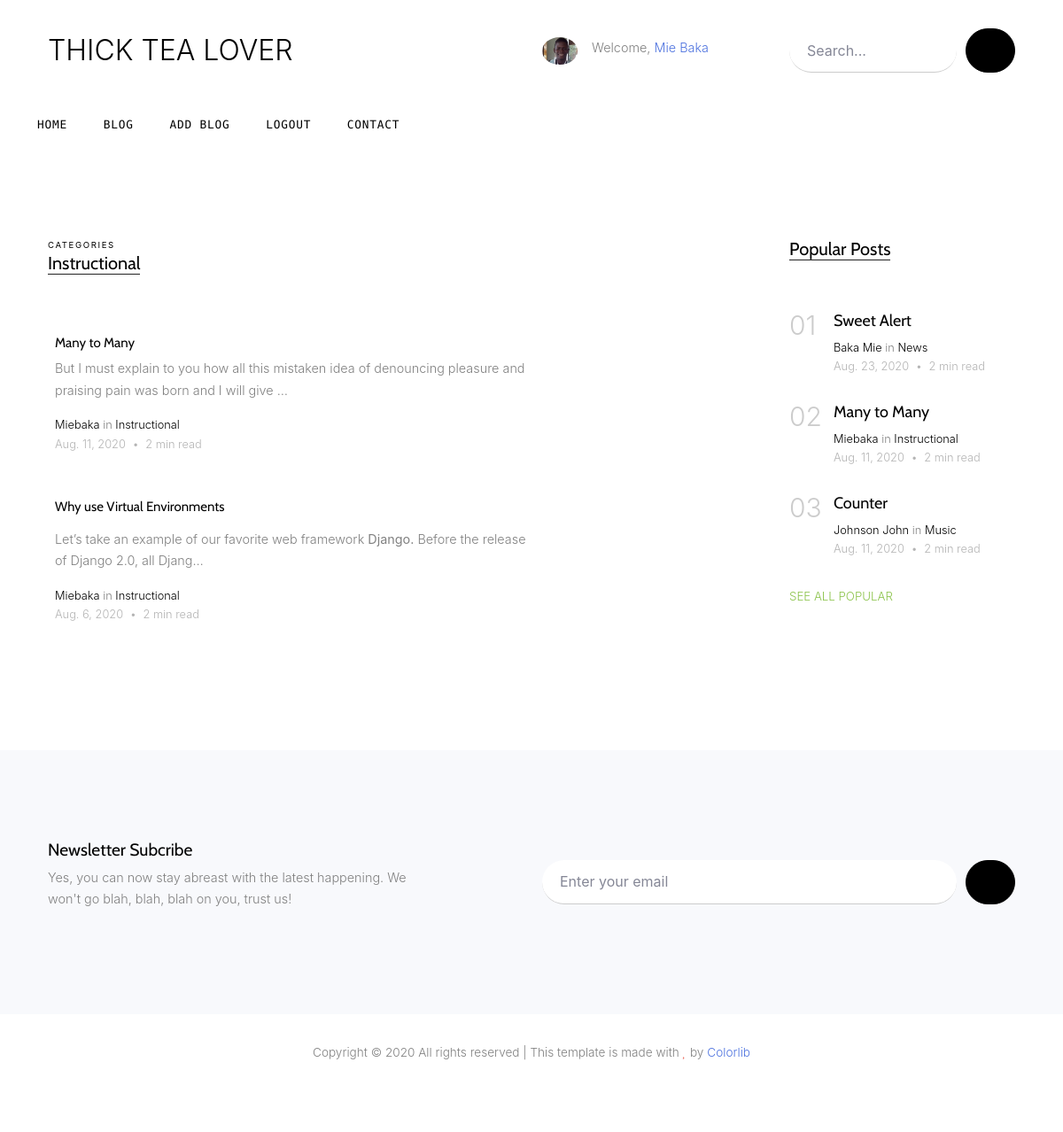
Screenshot of /articles_list/Instructional/ (signed in) with the database file from the repository.
### blog/models.py (models this page shows, shortened)
class Profile(models.Model):
    user = models.OneToOneField(User, null=True, on_delete=models.CASCADE)
    email_confirmed = models.BooleanField(default=False)
    number_of_post = models.IntegerField(null=True)
    number_of_views = models.IntegerField(null=True, default=0)
    profile_complete = models.BooleanField(null=True, default=False)
    birth_date = models.DateField(null=True , blank=True)
    bio = models.TextField(max_length=200 , null=True, blank=True)
    sex = models.CharField(max_length=6 , null=True, blank=True)
    location = models.CharField(max_length=30 , choices=COUNTRY, null=True, blank=True)
    cover_image = models.ImageField(default='default_image.jpg', null=True, upload_to='profile/images/')
    linkedin = models.URLField(max_length=80, null=True)
    twitter = models.URLField(max_length=80, null=True)
    github = models.URLField(max_length=80, null=True)
    whatsapp = models.URLField(null=True)
    visibility = models.BooleanField(null=True, default=False)

class Category(models.Model):
    name = models.CharField(max_length=20, unique=True)
    added_by = models.ForeignKey(User, null=True, on_delete = models.CASCADE)
    created_on = models.DateTimeField(auto_now_add=True, null=True)

class Post(models.Model):
    author = models.ForeignKey(User, null = True, on_delete = models.SET_NULL, related_name='publisher')
    title = models.CharField(max_length=30, verbose_name="Post title")
    slug = models.SlugField(unique=True, max_length=100, null=True)
    body = RichTextUploadingField()
    created_on = models.DateTimeField(auto_now_add=True)
    cover_image = models.ImageField(default='teadefault.jpg', upload_to='images/')
    last_modified = models.DateTimeField(auto_now=True, blank=True)
    published_flag = models.BooleanField(null=True, default=False)
    status = models.CharField(max_length=7, null=True)
    number_of_comments = models.IntegerField(null=True)
    favorite = models.BooleanField(null=True)
    read_duration = models.IntegerField(null=True, default=3)
    number_of_views = models.IntegerField(null=True, default=0)
    new_tag = models.ManyToManyField('Tags', related_name='tag')
    categories = models.ManyToManyField('Category', related_name='posts')
    approved_by = models.ForeignKey(User, null=True, on_delete=models.SET_NULL, related_name='approval_officer' )

### blog/views.py (the view)
# urls.py: path("articles_list/<category>/", views.blog_category, name="blog_category"),
def blog_category(request, category):
    post = Post.objects.filter(categories__name__contains=category).order_by(
        "-created_on")
    popular_post = Post.objects.filter(published_flag=True, status='Ready').order_by("-number_of_views")[:4]
    page = request.GET.get('page', 1)
    paginator = Paginator(post, 3)
    try:
        posts = paginator.page(page)
    except PageNotAnInteger:
        posts = paginator.page(1)
    except EmptyPage:
        posts = paginator.page(paginator.num_pages)
    context = {
            "category": category,
            "posts": posts,
            "popular_post": popular_post
    }
    return render(request, "blog_category.html", context)

### blog/templates/blog_category.html (shortened to what this page needs)
{% extends "base.html" %}
{% block page_content %}
<div class="site-section">
    <div class="container">
        <div class="row">
            <div class="col-lg-9">
                <div class="section-title">
                    <span class="caption d-block small">Categories</span>
                    <h2>{% block head_title %} {{ category }} {% endblock %}</h2>
                </div>
                {% for post in posts %}
                <div class="post-entry-2 d-flex">
                    <div class="thumbnail order-md-2" style="background-image: url('{{ post.cover_image.url }}')">
                    </div>
                    <div class="contents order-md-1 pl-2">
                        <h2><a href="{% url 'blog:blog_detail' slug=post.slug %}">{{ post.title }}</a></h2>
                        <p class="mb-3">{{ post.body | truncatechars_html:120  | safe }}</p>
                        <div class="post-meta">
                            <span class="d-block">
                                <a href="{% url 'blog:blog_author' post.author %}">
                                    {{ post.author.first_name }}</a>
                                in
                                {% for category in post.categories.all %}
                                <a href="{% url 'blog:blog_category' category.name %}">{{ category.name }}</a>
                                {% endfor %}
                            </span>
                            <span class="date-read">{{ post.created_on.date }} <span class="mx-1">&bullet;</span>
                                {{ post.read_duration }} min
                                read
                                {% if post.favorite %}
                                <span class="icon-star2"></span>
                                {% endif %}
                        </div>
                    </div>
                </div>
                {% endfor %}
            </div>
            <div class="col-lg-3">
                {% if popular_post %}
                <div class="section-title">
                    <h2>Popular Posts</h2>
                </div>
                {% endif %}
                {% for Popular in popular_post %}
                <div class="trend-entry d-flex">
                    <div class="number align-self-start">0{{forloop.counter}}</div>
                    <div class="trend-contents">
                        <h2><a href="{% url 'blog:blog_detail' slug=Popular.slug %}">{{ Popular.title}}</a></h2>
                        <div class="post-meta">
                            <span class="d-block">
                                <a href="{% url 'blog:blog_author' Popular.author %}">{{ Popular.author.last_name }}
                                    {{ Popular.author.first_name }}</a>
                                in
                                {% for category in Popular.categories.all %}
                                <a href="{% url 'blog:blog_category' category.name %}">{{ category.name }}</a>
                                {% endfor %}
                            </span>
                                <span class="date-read">{{ Popular.created_on.date }} <span class="mx-1">&bullet;</span>
                                {{ Popular.read_duration }} min read
                                {% if Popular.favorite %}
                                <span class="icon-star2"></span>
                                {% endif %}
                            </span>
                        </div>
                    </div>
                </div>
                {% endfor %}
                <p>
                    <a href="{% url 'blog:popular_views' %}" class="more">See All Popular <span class="icon-keyboard_arrow_right"></span></a>
                </p>
            </div>
        </div>
        <div class="row">
            <div class="col-lg-6">
            </div>
        </div>
    </div>
</div>
<div class="site-section subscribe bg-light">
    <div class="container">
        <form action="" modelAttribute="api" method="POST" id="add_email_news_letter"  class="row align-items-center">
            <div class="col-md-5 mr-auto">
                <h2>Newsletter Subcribe</h2>
                <p>Yes, you can now stay abreast with the latest happening.
                    We won't go blah, blah, blah on you, trust us!</p>
            </div>
            <div class="col-md-6 ml-auto">
                <div class="d-flex">
                    <input type="email" class="form-control" placeholder="Enter your email"
                        name="email_newsletter">
                    <button type="submit" class="btn btn-secondary"><span
                            class="icon-paper-plane"></span></button>
                    </div>
            </div>
        </form>
    </div>
</div>
{% endblock %}

### templates/base.html (shortened to what this page needs)
{% load static %}
<!DOCTYPE html>
<html lang="en">
<head>
  <link rel="stylesheet" href="{% static 'fonts/icomoon/style.css' %}">
  <link rel="stylesheet" href="{% static 'css/bootstrap.min.css' %}">
  <link rel="stylesheet" href="{% static 'Bootstrap_Extra/css/bootstrap-select.css' %}">
  <link rel="stylesheet" href="{% static 'css/nav_tab.css' %}">
  <link rel="stylesheet" href="{% static 'css/jquery-ui.css' %}">
  <link rel="stylesheet" href="{% static 'css/tagsinput.css' %}">
  <link rel="stylesheet" href="{% static 'css/owl.carousel.min.css' %}">
  <link rel="stylesheet" href="{% static 'css/owl.theme.default.min.css' %}">
  <link rel="stylesheet" href="{% static 'css/owl.theme.default.min.css' %}">
  <link rel="stylesheet" href="{% static 'css/jquery.fancybox.min.css' %}">
  <link rel="stylesheet" href="{% static 'css/bootstrap-datepicker.css' %}">
  <link rel="stylesheet" href="{% static 'fonts/flaticon/font/flaticon.css' %}">
  <link rel="stylesheet" href="{% static 'dashboard/css/sb-admin-2.min.css' %}">
  <link rel="stylesheet" href="{% static 'dashboard/vendor/fontawesome-free/css/all.min.css' %}">
  <link rel="stylesheet" href="{% static 'css/aos.css' %}">
  <link href="{% static 'css/jquery.mb.YTPlayer.min.css' %}" media="all" rel="stylesheet" type="text/css">
  <link rel="stylesheet" href="{% static 'css/style.css' %}">
  <link rel="stylesheet" href="{% static 'css/profile.css' %}">
</head>
<body data-spy="scroll" data-target=".site-navbar-target" data-offset="300">
  <div class="site-wrap mb-2">
    <div class="header-top">
      <div class="container">
        <div class="row align-items-center">
          <div class="col-12 col-lg-6 d-flex">
            <a href="{% url 'blog:homepage_view' %}" class="site-logo">
              THICK TEA LOVER
            </a>
          </div>
            {% if user.is_authenticated %}
            <div class="col-12 col-lg-3 d-flex">
            <div class="bio-pic mr-3">
              <img src="{{ user.profile.cover_image.url  }}" alt="Profile Image" class="img-fluidid">
            </div>
            <div class="d-inline-block"> Welcome, <a
                href="{% url 'blog:dashboard_home' user.username %}">{{ user.get_full_name }}</a></div>
            </div>
            {% endif %}
              <form action="{% url 'blog:blog_index_search' %}" method="POST"
                class="col-12 col-lg-3 ml-auto align-items-center">
                <div class="d-flex">
                  <input type="search" name="search_word" class="form-control" id="search_word"
                    placeholder="Search...">
                  <button type="submit" class="btn btn-secondary"><span class="icon-search"></span></button>
                </div>
              </form>
          </div>
      </div>
      <div class="site-navbar py-2 js-sticky-header site-navbar-target d-none pl-0 d-lg-block" role="banner">
        <div class="container">
          <div class="row">
            <div class="d-flex align-items-center">
              <div class="mr-auto">
                <nav class="site-navigation position-relative text-right" role="navigation">
                  <ul class="site-menu main-menu js-clone-nav mr-auto d-none pl-0 d-lg-block">
                    {% if bt_highlighted_home %}
                    <li class="active"><a href="{% url 'blog:homepage_view' %}" class="nav-link text-left">Home</a></li>
                    {% else %}
                    <li class="home"><a href="{% url 'blog:homepage_view' %}" class="nav-link text-left">Home</a></li>
                    {% endif %}
                    {% if bt_highlighted_index %}
                    <li class="active"><a href="{% url 'blog:blog_index' %}" class="nav-link text-left">Blog</a></li>
                    {% else %}
                    <li class="blog"><a href="{% url 'blog:blog_index' %}" class="nav-link text-left">Blog</a></li>
                    {% endif %}
                    {% if user.is_authenticated %}
                    {% if bt_highlighted_add_blog %}
                    <li class="active"><a href="{% url 'blog:dashboard_add_post' user.username %}"
                      class="nav-link text-left">Add Blog</a></li>
                    {% else %}
                    <li class="add_blog"><a href="{% url 'blog:dashboard_add_post' user.username %}"
                      class="nav-link text-left">Add Blog</a></li>
                    {% endif %}
                    {% if bt_highlighted_logout %}
                    <li class="active"><a href="javascript:;" class="nav-link text-left"
                    onclick="log_out()">Logout</a></li>
                    {% else %}
                    <li class="logged_out"><a href="javascript:;" class="nav-link text-left"
                      onclick="log_out()">Logout</a></li>
                    {% endif %}
                  {% else %}
                  {% if bt_highlighte_signing %}
                  <li class="active"><a href="{% url 'accounts:login' %}" class="nav-link text-left">Login/Signup</a></li>
                  {% else %}
                  <li class="login_signup"><a href="{% url 'accounts:login' %}" class="nav-link text-left">Login/Signup</a></li>
                  {% endif %}
                    {% endif %}
                    {% if bt_highlighte_contact %}
                    <li class="active"><a href="{% url 'blog:blog_contact' %}" class="nav-link text-left">Contact</a></li>
                    {% else %}
                    <li class="Contact"><a href="{% url 'blog:blog_contact' %}" class="nav-link text-left">Contact</a></li>
                    {% endif %}
                  </ul>
                </nav>
              </div>
            </div>
          </div>
        </div>
      </div>
      {% block page_content %}
      {% endblock %}
      <div class="footer">
        <div class="container">
          <div class="row">
            <div class="col-12">
              <div class="copyright">
                <p>
                  Copyright &copy;
                  <script>document.write(new Date().getFullYear());</script> All rights reserved | This template is made
                  with <i class="icon-heart text-danger" aria-hidden="true"></i> by <a href="https://colorlib.com"
                    target="_blank">Colorlib</a>
                </p>
                <div class="ml-md-auto top-social d-lg-inline-block">
                  <a href="https://www.facebook.com/thicktealover" class="d-inline-block p-3"><span
                      class="icon-facebook"></span></a>
                  <a href="https://www.twitter.com/thicktealover" class="d-inline-block p-3"><span
                      class="icon-twitter"></span></a>
                  <a href="https://www.instagram.com/thicktealover" class="d-inline-block p-3"><span
                      class="icon-instagram"></span></a>
                </div>
              </div>
            </div>
          </div>
        </div>
      </div>
    </div>
</body>
</html>

### rows the page displays
Category: name "Instructional"
Post: title "Many to Many", body "But I must explain to you how all this mistaken idea of denouncing pleasure and praising pain was born and I will give …", author.first_name "Miebaka", created_on "Aug. 11, 2020", read_duration "2", favorite True (drawn)
Post: title "Why use Virtual Environments", body "Let’s take an example of our favorite web framework Django. Before the release of Django 2.0, all Djang…", author.first_name "Miebaka", created_on "Aug. 6, 2020", read_duration "2", favorite True (drawn)
Post: title "Sweet Alert", author.last_name "Baka", author.first_name "Mie", created_on "Aug. 23, 2020", read_duration "2"
Category: name "News"
Post: title "Counter", author.last_name "Johnson", author.first_name "John", created_on "Aug. 11, 2020", read_duration "2"
Category: name "Music"

### other values shown
{{ user.get_full_name }} "Mie Baka"
